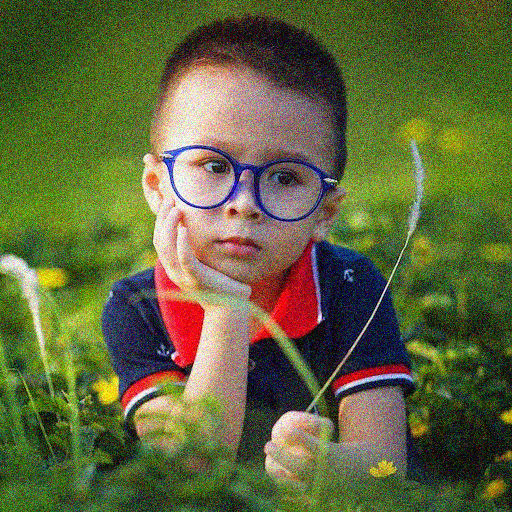
#> input picture Images/week4/gaussian-noise.png, 512 x 512 px
$ python 56.Bilateral_Filter.py
#> lines starting #> are read from the running program, lines starting #| are printed output that depends on the picture
import cv2
import numpy as np
import matplotlib.pyplot as plt
plt.rc('image', cmap = 'gray')

path = "Images/week4/gaussian-noise.png"
img = cv2.imread(path, cv2.IMREAD_COLOR)
#> img is the input picture: shape (512, 512, 3); mean B, G, R 59.1, 102, 95.6

#Parameters of bilateral filtering
# diameter of pixel neighbourhood used for filtering
d = 15
# larger the value more distant color will also have impact
sigmaColor = 80
# larger the value the more farther pixels will also have impact
sigmaSpace = 80

# Perfect for gaussian noise
new = cv2.bilateralFilter(img, d, sigmaColor, sigmaSpace)
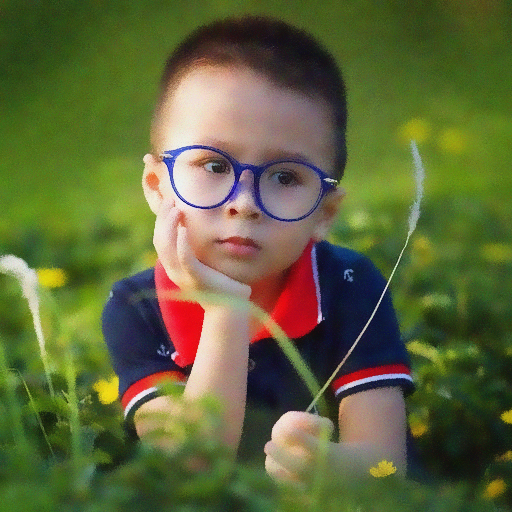
#> new: shape (512, 512, 3); mean B, G, R 58.6, 101.8, 95.5

out = np.hstack((img,new))
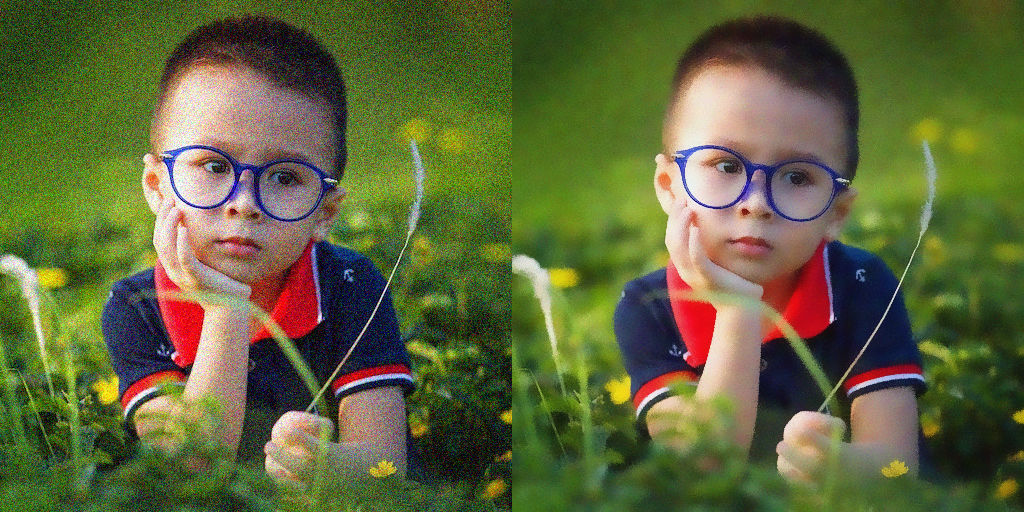
#> out: shape (512, 1024, 3); mean B, G, R 58.8, 101.9, 95.6

cv2.imshow("Bilateral Filtering", out)
cv2.waitKey(0)
cv2.destroyAllWindows()
